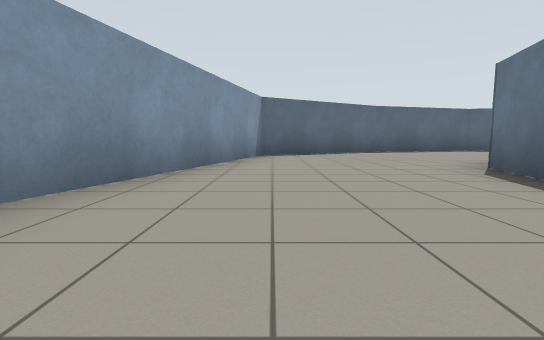
view 1 (above)

17 first-person views from a walk through a robot-simulator world made for Gazebo. The camera is 0.72 m above the floor, tilts 6° down and sees 85° across. The floor is counted in squares, 2 m on a side. Each view is taken from the middle of a square. On the plan, view 1 faces up. The plan holds only what a view shows up to about 9 squares ahead; the rest is blank.

view 2
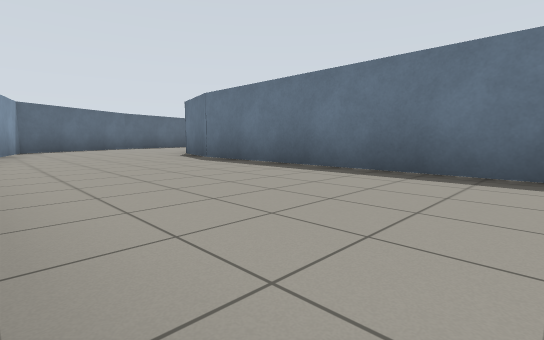

view 3
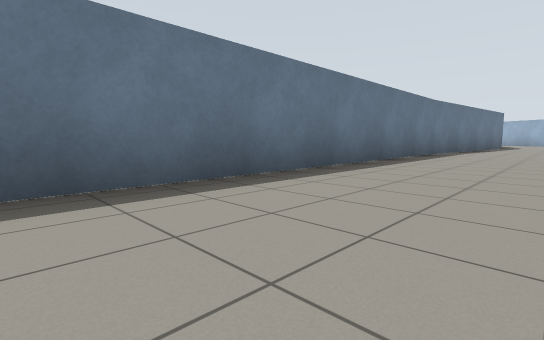

view 4
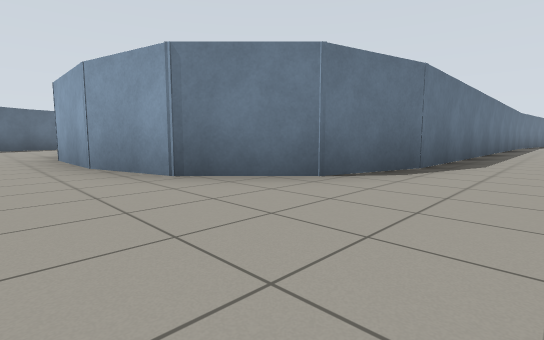

view 5
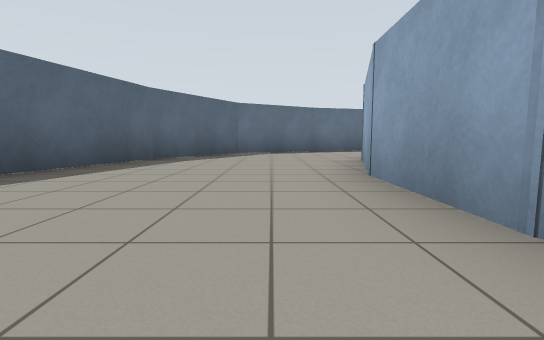

view 6
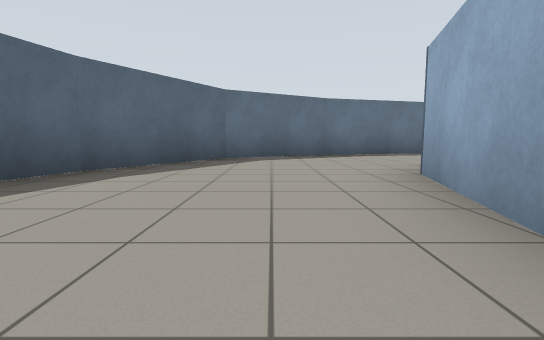

view 7
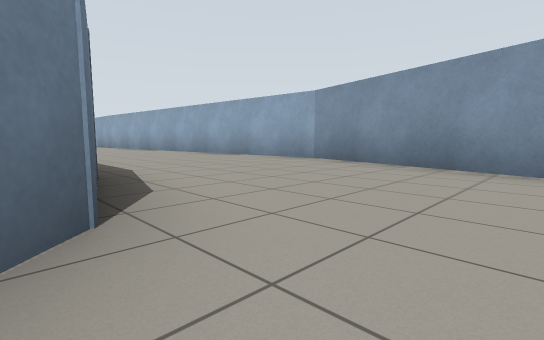

view 8
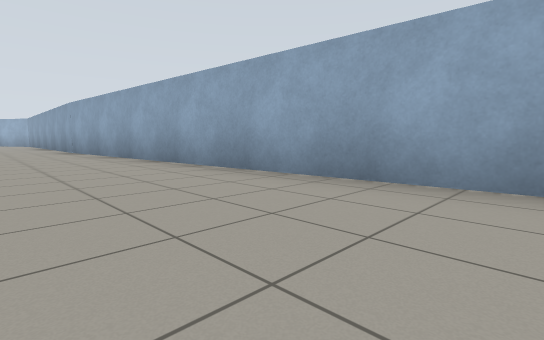

view 9
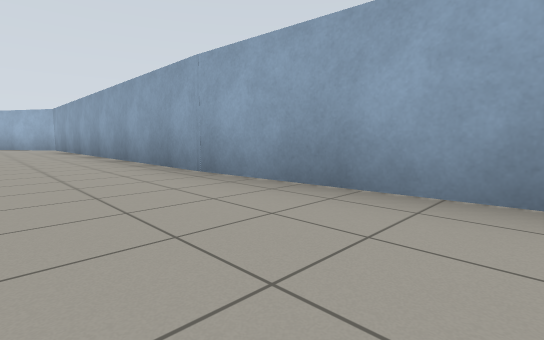

view 10
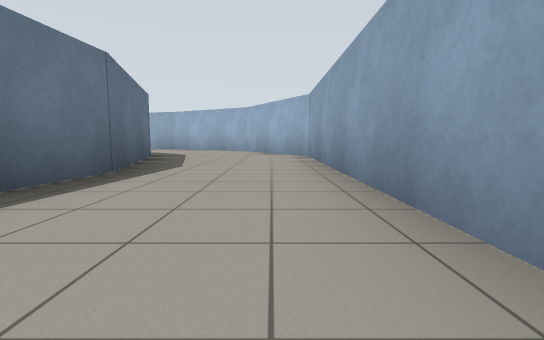

view 11
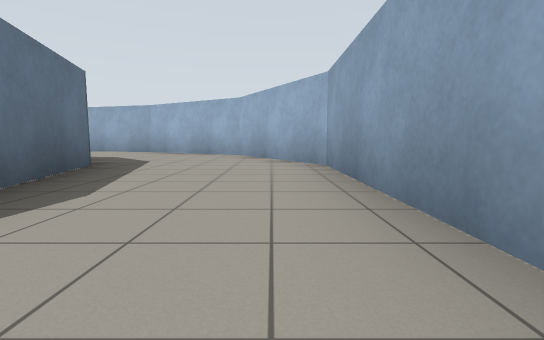

view 12
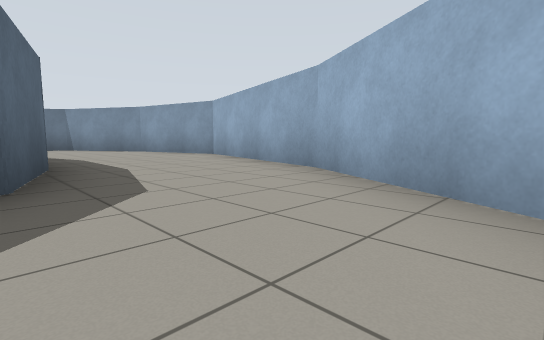

view 13
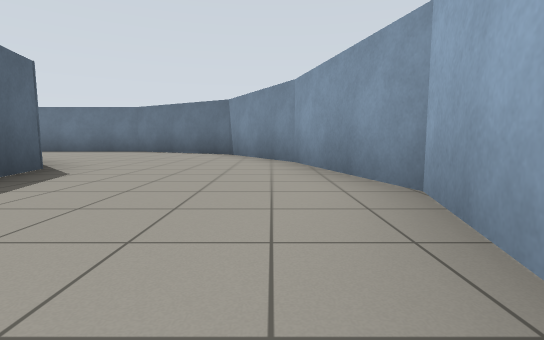

view 14
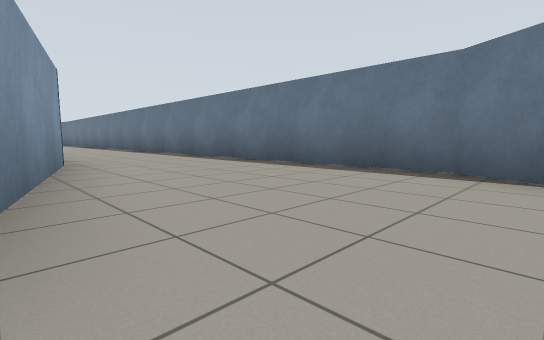

view 15
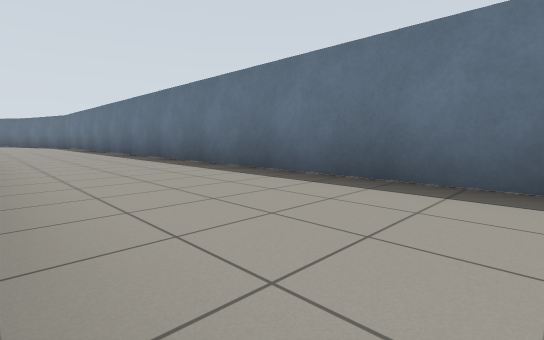

view 16
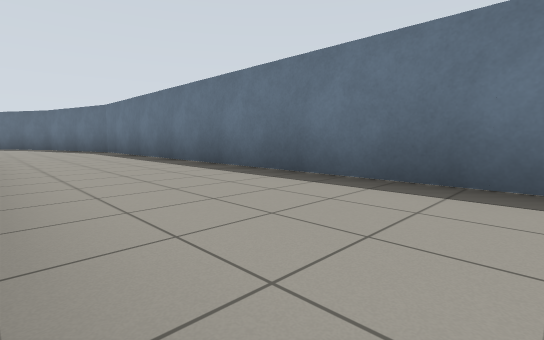

view 17
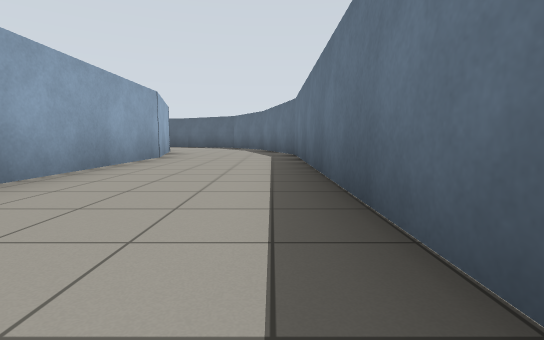

### Floor plan
Points are (right, up) in squares from view 1. A wall is a line through its corners. A room is listed if a view was taken in it or the views show most of it. See-through windows are left out.
Room 1 (views 1, 2, 3, 4, 5, 6, 7, 8, 9, 10, 11, 12, 13)
walls: (2.3, -7.6) (2.3, 2.2); (-0.7, -7.8) (-0.7, -16.1) (0.7, -18.6) (3.3, -20); (2.3, 2.1) (2.7, 3.6) (3.7, 4.7) (5.1, 5.1); (5, 5) (7, 5); (6.8, 5.1) (9, 4.5); (2.5, -16.1) (1.7, -13.2) (2.3, -7.5); (2.9, 8.2) (-0.2, 6.4) (-1.5, 1.6) (-0.7, -7.9); (13, 3.6) (12.7, 4.8); (12.7, 4.7) (11.5, 6.8) (9.3, 8.1) (5.9, 9) (2.7, 8.2); (5.3, -17.6) (3.5, -17.1); (8.6, -17.2) (7.7, -17.5); (3.2, -20) (7, -21) (9.6, -20.3); (9.5, -20.4) (10.7, -19.7)
ways out: opening at (9, -18.7) to room 2; opening at (11.5, 4) to room 2
Room 2 (views 14, 15, 16, 17)
walls: (10.8, -12.3) (10, -15.2); (10.8, 0.9) (10.8, -2.8); (13.5, 1.7) (13, 3.6); (10.1, 3.4) (10.8, 0.7); (10.7, -19.7) (11.9, -19) (13.5, -16.2) (13.5, 1.8)
ways out: opening at (9, -18.7) to room 1; opening at (11.5, 4) to room 1

Where each view was taken, in squares from view 1:
view 1: 0 up, 0 right, facing up
view 2: 3 down, 1 left, facing up-right
view 3: 0 up, 0 right, facing down-right
view 4: 6 up, 1 right, facing down-right
view 5: 6 up, 4 right, facing right
view 6: 6 up, 6 right, facing right
view 7: 5 up, 3 right, facing down-left
view 8: 1 up, 1 right, facing down-left
view 9: 5 down, 1 right, facing down-left
view 10: 10 down, 0 right, facing down
view 11: 12 down, 0 right, facing down
view 12: 17 down, 1 right, facing down-right
view 13: 20 down, 5 right, facing right
view 14: 17 down, 10 right, facing up-right
view 15: 12 down, 11 right, facing up-right
view 16: 7 down, 11 right, facing up-right
view 17: 5 down, 13 right, facing up
